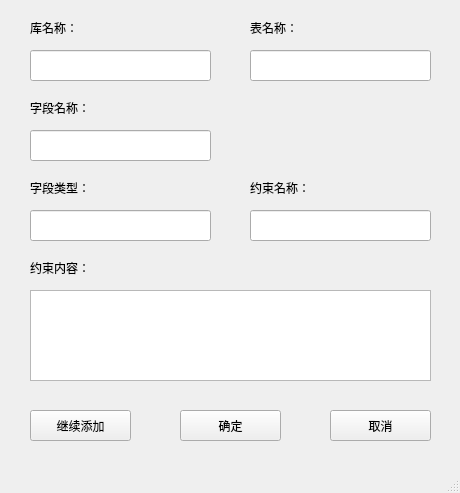
<?xml version="1.0" encoding="UTF-8"?>
<ui version="4.0">
 <class>ColumnAddWindow</class>
 <widget class="QMainWindow" name="ColumnAddWindow">
  <property name="geometry">
   <rect>
    <x>0</x>
    <y>0</y>
    <width>460</width>
    <height>493</height>
   </rect>
  </property>
  <property name="windowTitle">
   <string>MainWindow</string>
  </property>
  <widget class="QWidget" name="centralwidget">
   <widget class="QTextEdit" name="check">
    <property name="geometry">
     <rect>
      <x>30</x>
      <y>290</y>
      <width>401</width>
      <height>91</height>
     </rect>
    </property>
   </widget>
   <widget class="QPushButton" name="confirmButton">
    <property name="geometry">
     <rect>
      <x>180</x>
      <y>410</y>
      <width>101</width>
      <height>31</height>
     </rect>
    </property>
    <property name="text">
     <string>确定</string>
    </property>
   </widget>
   <widget class="QPushButton" name="cancelButton">
    <property name="geometry">
     <rect>
      <x>330</x>
      <y>410</y>
      <width>101</width>
      <height>31</height>
     </rect>
    </property>
    <property name="text">
     <string>取消</string>
    </property>
   </widget>
   <widget class="QPushButton" name="addMoreButton">
    <property name="geometry">
     <rect>
      <x>30</x>
      <y>410</y>
      <width>101</width>
      <height>31</height>
     </rect>
    </property>
    <property name="text">
     <string>继续添加</string>
    </property>
   </widget>
   <widget class="QLabel" name="label_6">
    <property name="geometry">
     <rect>
      <x>30</x>
      <y>260</y>
      <width>61</width>
      <height>16</height>
     </rect>
    </property>
    <property name="text">
     <string>约束内容：</string>
    </property>
   </widget>
   <widget class="QLabel" name="label_3">
    <property name="geometry">
     <rect>
      <x>30</x>
      <y>100</y>
      <width>71</width>
      <height>16</height>
     </rect>
    </property>
    <property name="text">
     <string>字段名称：</string>
    </property>
   </widget>
   <widget class="QLineEdit" name="columnType">
    <property name="geometry">
     <rect>
      <x>30</x>
      <y>210</y>
      <width>181</width>
      <height>31</height>
     </rect>
    </property>
   </widget>
   <widget class="QLabel" name="label_9">
    <property name="geometry">
     <rect>
      <x>250</x>
      <y>20</y>
      <width>71</width>
      <height>16</height>
     </rect>
    </property>
    <property name="text">
     <string>表名称：</string>
    </property>
   </widget>
   <widget class="QLabel" name="label_4">
    <property name="geometry">
     <rect>
      <x>30</x>
      <y>180</y>
      <width>71</width>
      <height>16</height>
     </rect>
    </property>
    <property name="text">
     <string>字段类型：</string>
    </property>
   </widget>
   <widget class="QLineEdit" name="DB_Name">
    <property name="geometry">
     <rect>
      <x>30</x>
      <y>50</y>
      <width>181</width>
      <height>31</height>
     </rect>
    </property>
   </widget>
   <widget class="QLabel" name="label_8">
    <property name="geometry">
     <rect>
      <x>30</x>
      <y>20</y>
      <width>71</width>
      <height>16</height>
     </rect>
    </property>
    <property name="text">
     <string>库名称：</string>
    </property>
   </widget>
   <widget class="QLineEdit" name="checkName">
    <property name="geometry">
     <rect>
      <x>250</x>
      <y>210</y>
      <width>181</width>
      <height>31</height>
     </rect>
    </property>
   </widget>
   <widget class="QLineEdit" name="TBL_Name">
    <property name="geometry">
     <rect>
      <x>250</x>
      <y>50</y>
      <width>181</width>
      <height>31</height>
     </rect>
    </property>
   </widget>
   <widget class="QLineEdit" name="columnName">
    <property name="geometry">
     <rect>
      <x>30</x>
      <y>130</y>
      <width>181</width>
      <height>31</height>
     </rect>
    </property>
   </widget>
   <widget class="QLabel" name="label_5">
    <property name="geometry">
     <rect>
      <x>250</x>
      <y>180</y>
      <width>71</width>
      <height>16</height>
     </rect>
    </property>
    <property name="text">
     <string>约束名称：</string>
    </property>
   </widget>
  </widget>
  <widget class="QMenuBar" name="menubar">
   <property name="geometry">
    <rect>
     <x>0</x>
     <y>0</y>
     <width>460</width>
     <height>22</height>
    </rect>
   </property>
  </widget>
  <widget class="QStatusBar" name="statusbar"/>
 </widget>
 <resources/>
 <connections/>
</ui>
